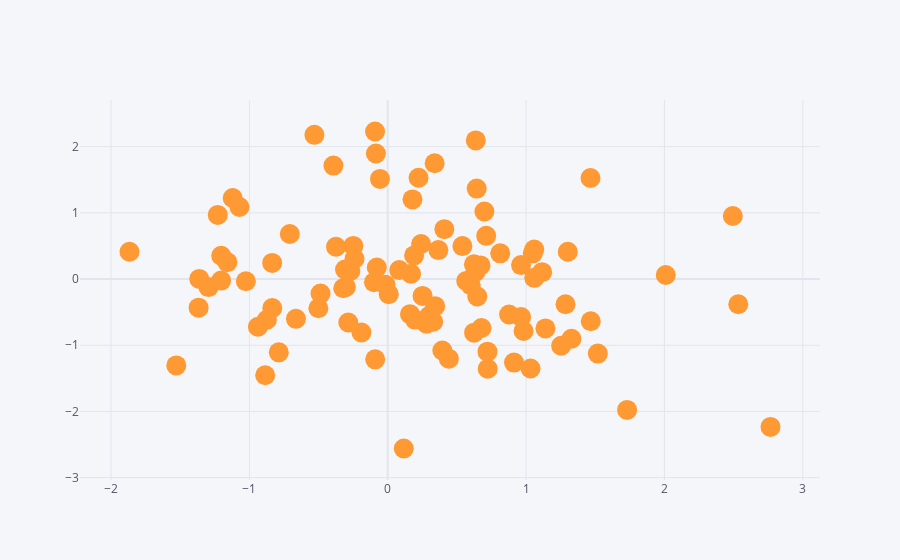

Write notebook code for a chart like this one.
### Markdown cell above
#### Scatterplot

### Code cell
df.iplot(kind = 'scatter', x = 'A', y = 'B', mode = 'markers', size = 20)
